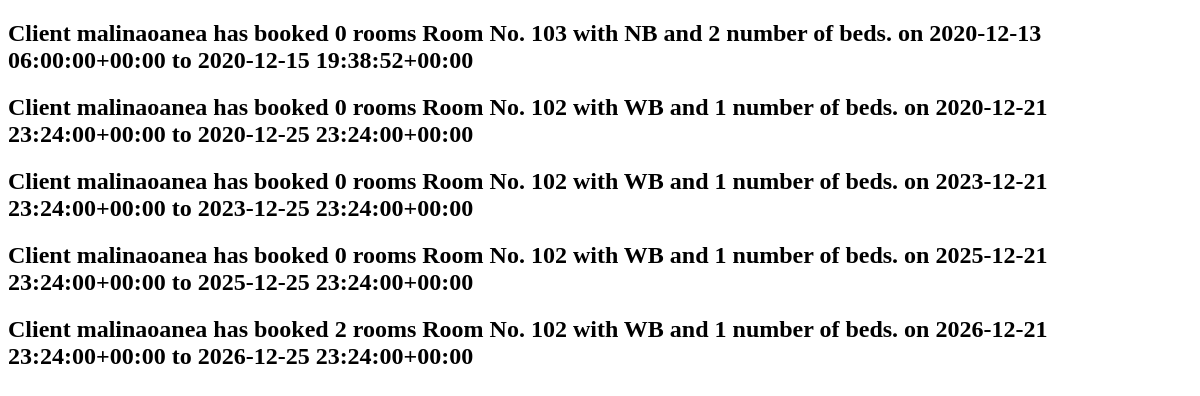
The app's page /book_list/, older data.
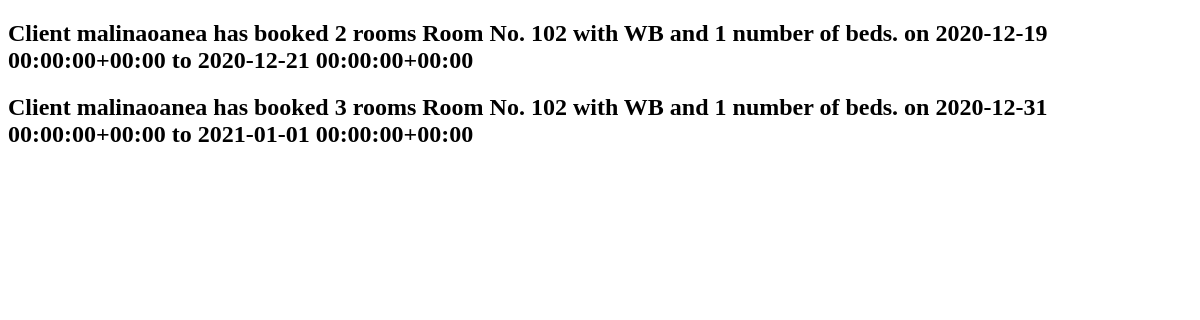
The same page, newer data.
### innapp/models.py (models this page shows)
class Book(models.Model):
    client = models.ForeignKey(settings.AUTH_USER_MODEL, on_delete=models.CASCADE)
    room = models.ForeignKey(Room, on_delete=models.CASCADE)
    check_in = models.DateTimeField()
    check_out = models.DateTimeField()
    number_of_rooms = models.IntegerField(default=0)
    def __str__(self):
        return 'Client {} has booked {} rooms {} on {} to {}'.format(self.client, self.number_of_rooms, self.room, self.check_in, self.check_out)

class Room(models.Model):
    ROOM_CATEGORIES = ( ('WB', 'bathroom'), ('NB', 'nbathroom'))
    number = models.IntegerField(default=0)
    category = models.CharField(max_length=5, choices=ROOM_CATEGORIES)
    beds = models.IntegerField(default=0)
    capacity = models.IntegerField(default=0)
    def __str__(self):
        return 'Room No. {} with {} and {} number of beds.'.format(self.number, self.category, self.beds)

### innapp/views.py (the view)
# urls.py: path('book_list/', BookList.as_view(), name='book_list'),
class BookList(ListView):
    model = Book

### innapp/templates/innapp/book_list.html (shortened to what this page needs)
<!DOCTYPE html>
<head>
</head>
<body>
    {% for b in book_list%}
    <h2>{{b}}</h2>
    {% endfor %}
</body>
</html>

Row changes from the older to the newer data that the page shows:
removed Book: client+number_of_rooms+room "Client malinaoanea has booked 0 rooms Room No. 103 with NB and 2 number of beds. on 2020-12-13 06:00:00+00:00 to 2020-12-15 19:38:52+00:00"
removed Book: client+number_of_rooms+room "Client malinaoanea has booked 0 rooms Room No. 102 with WB and 1 number of beds. on 2020-12-21 23:24:00+00:00 to 2020-12-25 23:24:00+00:00"
removed Book: client+number_of_rooms+room "Client malinaoanea has booked 0 rooms Room No. 102 with WB and 1 number of beds. on 2023-12-21 23:24:00+00:00 to 2023-12-25 23:24:00+00:00"
removed Book: client+number_of_rooms+room "Client malinaoanea has booked 0 rooms Room No. 102 with WB and 1 number of beds. on 2025-12-21 23:24:00+00:00 to 2025-12-25 23:24:00+00:00"
removed Book: client+number_of_rooms+room "Client malinaoanea has booked 2 rooms Room No. 102 with WB and 1 number of beds. on 2026-12-21 23:24:00+00:00 to 2026-12-25 23:24:00+00:00"
added Book: client+number_of_rooms+room "Client malinaoanea has booked 2 rooms Room No. 102 with WB and 1 number of beds. on 2020-12-19 00:00:00+00:00 to 2020-12-21 00:00:00+00:00"
added Book: client+number_of_rooms+room "Client malinaoanea has booked 3 rooms Room No. 102 with WB and 1 number of beds. on 2020-12-31 00:00:00+00:00 to 2021-01-01 00:00:00+00:00"
